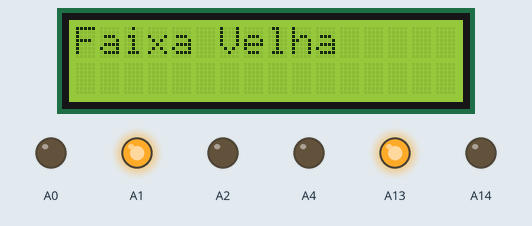
This sketch was run on a simulated Arduino Mega 2560, built with avr-gcc and run on an emulated ATmega2560. Parts: 16×2 character LCD, output pins drawn as LEDs (lit = HIGH).

Above: at 0.1 s.
At 1.1 s:
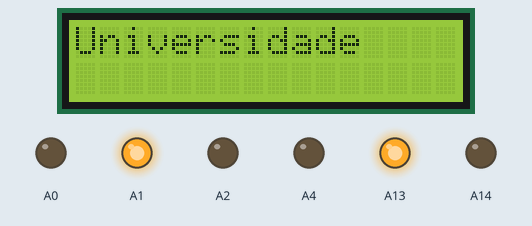

The sketch:

Display.ino
```cpp
#include <LiquidCrystal.h>

const int rs = A3, en = A5, d4 = A9, d5 = A10, d6 = A11, d7 = A12;
LiquidCrystal lcd(rs, en, d4, d5, d6, d7);
int i = 0;

void setup() {
  pinMode(A14,OUTPUT);
  pinMode(A13,OUTPUT);
  pinMode(A4,OUTPUT);
  pinMode(A0,OUTPUT);
  pinMode(A2,OUTPUT);
  pinMode(A1,OUTPUT);

  digitalWrite(A14,LOW);
  digitalWrite(A13,HIGH);
  digitalWrite(A4,LOW);
  digitalWrite(A0,LOW);
  digitalWrite(A2,LOW);
  digitalWrite(A1,HIGH);

 lcd.begin(16, 2);
}
void loop() {

  i = floor(millis() / 1000);
  lcd.setCursor(0,0);

  if(i%2){
    lcd.print("Universidade  ");
  } else {
    lcd.print("Faixa Velha  ");
  }
}
```

Measured:
- what the display in image 1 shows lasts 1.0 s, from 1.0 s to 2.0 s
